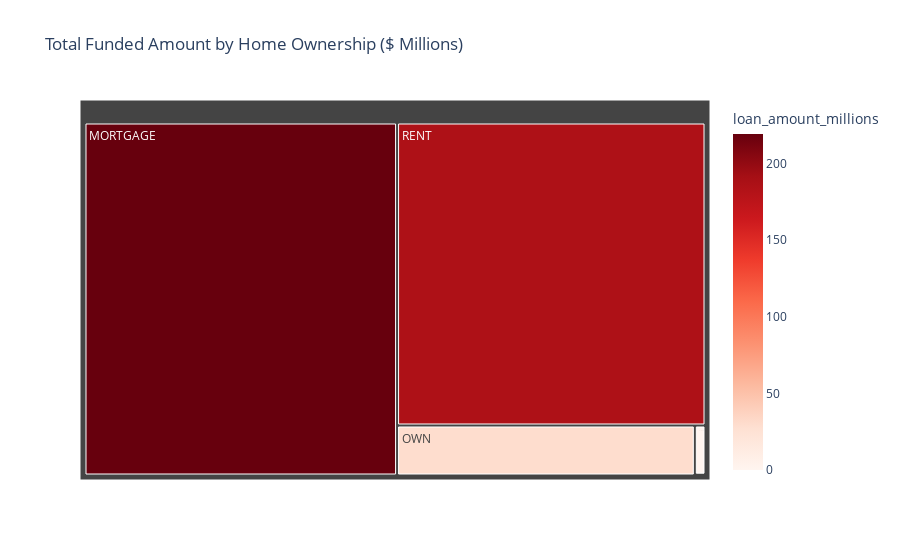

The code cell stored with this chart in its notebook:
### Markdown cell above
## Home Ownership  by Total Funded Amount

### Code cell
home_funding = df.groupby('home_ownership')['loan_amount'].sum().reset_index()
home_funding['loan_amount_millions'] = home_funding['loan_amount'] / 1_000_000

fig = px.treemap(
    home_funding,
    path=['home_ownership'],
    values='loan_amount_millions',
    color='loan_amount_millions',
    color_continuous_scale='Reds',
    title='Total Funded Amount by Home Ownership ($ Millions)'
)

fig.show()

### Figure 1 — Plotly figure (JSON) as saved in the notebook; plotly's stock layout.template omitted (floating-point values rounded to 4 significant figures)
{"data": [{"branchvalues": "total", "customdata": [[219.3], [0.0168], [1.045], [29.6], [185.8]], "domain": {"x": [0, 1], "y": [0, 1]}, "hovertemplate": "labels=%{label}<br>loan_amount_millions_sum=%{value}<br>parent=%{parent}<br>id=%{id}<br>loan_amount_millions=%{color}<extra></extra>", "ids": ["MORTGAGE", "NONE", "OTHER", "OWN", "RENT"], "labels": ["MORTGAGE", "NONE", "OTHER", "OWN", "RENT"], "level": "67cb39", "marker": {"coloraxis": "coloraxis", "colors": [219.3, 0.0168, 1.045, 29.6, 185.8]}, "name": "", "parents": ["", "", "", "", ""], "type": "treemap", "values": [219.3, 0.0168, 1.045, 29.6, 185.8]}], "layout": {"autosize": true, "coloraxis": {"colorbar": {"title": {"text": "loan_amount_millions"}}, "colorscale": [[0, "rgb(255,245,240)"], [0.125, "rgb(254,224,210)"], [0.25, "rgb(252,187,161)"], [0.375, "rgb(252,146,114)"], [0.5, "rgb(251,106,74)"], [0.625, "rgb(239,59,44)"], [0.75, "rgb(203,24,29)"], [0.875, "rgb(165,15,21)"], [1, "rgb(103,0,13)"]]}, "legend": {"tracegroupgap": 0}, "title": {"text": "Total Funded Amount by Home Ownership ($ Millions)"}}}
